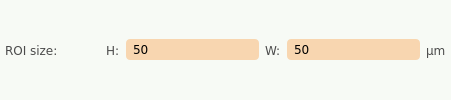
        <widget class="QFrame" name="frame_3">
         <property name="styleSheet">
          <string notr="true">background-color: rgb(247, 250, 245);
border-radius: 4px;</string>
         </property>
         <layout class="QHBoxLayout" name="horizontalLayout_6" stretch="2,0,3,0,3,0">
          <property name="leftMargin">
           <number>5</number>
          </property>
          <property name="topMargin">
           <number>5</number>
          </property>
          <property name="rightMargin">
           <number>5</number>
          </property>
          <property name="bottomMargin">
           <number>5</number>
          </property>
          <item>
           <widget class="QLabel" name="static_odsc_label_5">
            <property name="minimumSize">
             <size>
              <width>0</width>
              <height>21</height>
             </size>
            </property>
            <property name="font">
             <font>
              <family>Verdana</family>
              <pointsize>9</pointsize>
              <weight>50</weight>
              <italic>false</italic>
              <bold>false</bold>
             </font>
            </property>
            <property name="styleSheet">
             <string notr="true">color: rgb(75, 75, 75);</string>
            </property>
            <property name="text">
             <string>ROI size:           </string>
            </property>
           </widget>
          </item>
          <item>
           <widget class="QLabel" name="static_odsc_label_9">
            <property name="minimumSize">
             <size>
              <width>0</width>
              <height>21</height>
             </size>
            </property>
            <property name="font">
             <font>
              <family>Verdana</family>
              <pointsize>9</pointsize>
              <weight>50</weight>
              <italic>false</italic>
              <bold>false</bold>
             </font>
            </property>
            <property name="styleSheet">
             <string notr="true">color: rgb(75, 75, 75);</string>
            </property>
            <property name="text">
             <string>H:</string>
            </property>
           </widget>
          </item>
          <item>
           <widget class="QLineEdit" name="pyqt5_entry_roisize_h">
            <property name="enabled">
             <bool>true</bool>
            </property>
            <property name="minimumSize">
             <size>
              <width>0</width>
              <height>21</height>
             </size>
            </property>
            <property name="font">
             <font>
              <family>Verdana</family>
             </font>
            </property>
            <property name="styleSheet">
             <string notr="true">QLineEdit {
border-radius: 4px;
padding: 0px 5px 0px 5px;
background-color: rgb(248,214,176);
}

QLineEdit:disabled {
	background-color: rgb(220, 204, 191);
}</string>
            </property>
            <property name="text">
             <string>50</string>
            </property>
           </widget>
          </item>
          <item>
           <widget class="QLabel" name="static_odsc_label_10">
            <property name="minimumSize">
             <size>
              <width>0</width>
              <height>21</height>
             </size>
            </property>
            <property name="font">
             <font>
              <family>Verdana</family>
              <pointsize>9</pointsize>
              <weight>50</weight>
              <italic>false</italic>
              <bold>false</bold>
             </font>
            </property>
            <property name="styleSheet">
             <string notr="true">color: rgb(75, 75, 75);</string>
            </property>
            <property name="text">
             <string>W:</string>
            </property>
           </widget>
          </item>
          <item>
           <widget class="QLineEdit" name="pyqt5_entry_roisize_w">
            <property name="enabled">
             <bool>true</bool>
            </property>
            <property name="minimumSize">
             <size>
              <width>0</width>
              <height>21</height>
             </size>
            </property>
            <property name="font">
             <font>
              <family>Verdana</family>
             </font>
            </property>
            <property name="styleSheet">
             <string notr="true">QLineEdit {
border-radius: 4px;
padding: 0px 5px 0px 5px;
background-color: rgb(248,214,176);
}

QLineEdit:disabled {
	background-color: rgb(220, 204, 191);
}</string>
            </property>
            <property name="text">
             <string>50</string>
            </property>
           </widget>
          </item>
          <item>
           <widget class="QLabel" name="static_odsc_label_11">
            <property name="minimumSize">
             <size>
              <width>0</width>
              <height>21</height>
             </size>
            </property>
            <property name="font">
             <font>
              <family>Verdana</family>
              <pointsize>9</pointsize>
              <weight>50</weight>
              <italic>false</italic>
              <bold>false</bold>
             </font>
            </property>
            <property name="styleSheet">
             <string notr="true">color: rgb(75, 75, 75);</string>
            </property>
            <property name="text">
             <string>µm</string>
            </property>
           </widget>
          </item>
         </layout>
        </widget>
